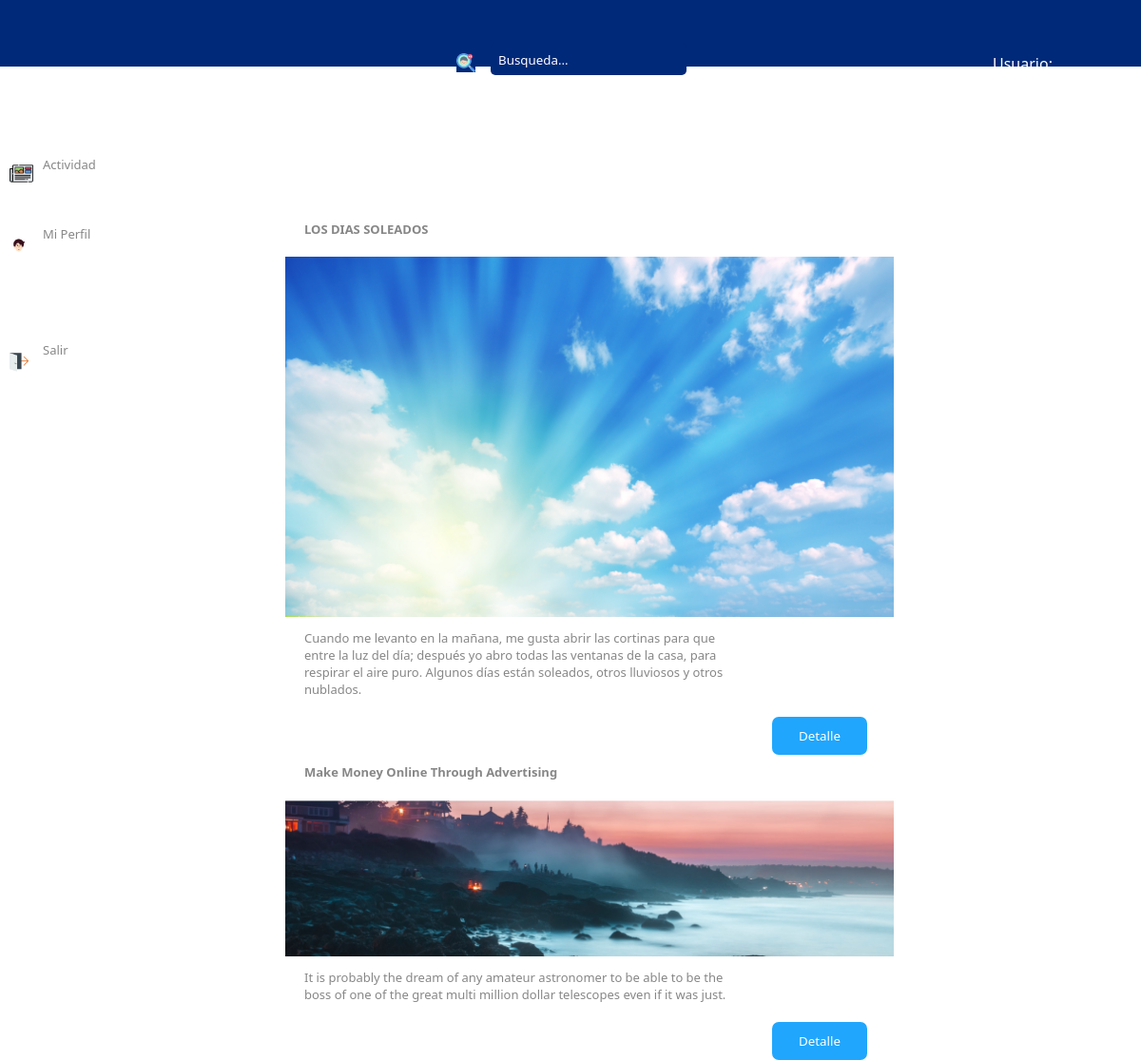
/perfil, run on the app's committed database.
### tables this page shows
CREATE TABLE Publicacion (id integer PRIMARY KEY AUTOINCREMENT, titulo text (100) NOT NULL, descripcion text (600) NOT NULL, url text NOT NULL);

### app.py (the view)
@app.route('/perfil', methods=['GET', 'POST'])
def perfil():
    db=get_db()
    cursorObj = db.cursor()
    cursorObj.execute("SELECT * FROM publicacion")
    publicacion = cursorObj.fetchall()
    return render_template('perfil.html',publicacion=publicacion)

### db.py (called while the page is built)
def get_db():
    try:
        if 'db' not in g:
            print('conectada')
            g.db = sqlite3.connect('database/publicacion.db')
        return g.db
    except Error:
        print(Error)

### templates/perfil.html
{% extends 'layout.html' %}
{% block body %}
<div class="contenedorperfil">
    <div class="contenedorPerfil">
        {%for img in publicacion%}
        <div class="card">
            <div class="card-body">
                <h5 class="card-title">{{img[1]}}</h5>
                <img src="../static/imagenes/imgpub/{%print(img[3])%}" class="ImagenPublicacion" alt="..." />
                <p class="card-text">
                    {{img[2]}}
                </p>
            </div>
            <button class="btnDetalle">Detalle</button>
        </div>
        {% endfor %}
    </div>
</div>
{% endblock %}

### static/css/layout.css (style rules this page uses)
::placeholder { color: #ffffff; }
* { margin: 0; padding: 0; box-sizing: border-box; list-style: none; text-decoration: none; }

### static/css/index.css (style rules this page uses)
.ImagenPublicacion { position:flex; top:50%; left: 25%; width: 40rem; height: flex; }
.card-title { font-family: 'segoe UI',Tahoma,Arial,sans-serif; font-style: normal; font-weight: 500; font-size: 13px; color: #878787; overflow: hidden; padding:9px 0 20px 20px; }
.card-text { font-family: 'segoe UI',Tahoma,Arial,sans-serif; font-style: normal; font-weight: 500; font-size: 13px; color: #878787; overflow: hidden; padding:9px 0 20px 20px; width: 30rem; }

### static/css/perfil.css (style rules this page uses)
.contenedorperfil { position: absolute; top:20%; left: 25%; width: 40rem; border-bottom: 2px solid #e7e6e6; }
.ImagenPublicacion { position:flex; top:50%; left: 25%; width: 40rem; height: flex; }
.card-title { font-family: 'segoe UI',Tahoma,Arial,sans-serif; font-weight: bold; font-style: normal; font-size: 13px; color: #878787; overflow: hidden; padding:9px 0 20px 20px; }
.card-text { font-family: 'segoe UI',Tahoma,Arial,sans-serif; font-style: normal; font-weight: 500; font-size: 13px; color: #878787; overflow: hidden; padding:9px 0 20px 20px; width: 30rem; }
.btnDetalle { position: relative; height: 40px; width: 100px; left:80%; font-family: 'segoe UI',Tahoma,Arial,sans-serif; color: #ffffff; border: none; background: #20A6FC; border-radius: 7px; }

### data on the page
Publicacion: titulo "LOS DIAS SOLEADOS", url (picture), descripcion "Cuando me levanto en la mañana, me gusta abrir las cortinas para que entre la luz del día; después yo abro todas las ventanas de la casa, para respirar el aire puro. Algunos días están soleados, otros lluviosos y otros nublados."
Publicacion: titulo "Make Money Online Through Advertising", url (picture), descripcion "It is probably the dream of any amateur astronomer to be able to be the boss of one of the great multi million dollar telescopes even if it was just."
